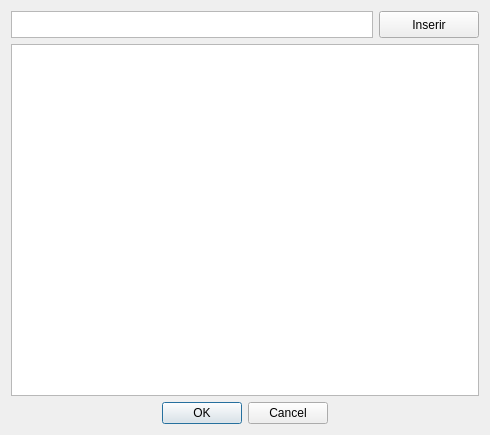
<?xml version="1.0" encoding="UTF-8"?>
<ui version="4.0">
 <class>tela_contribuicao</class>
 <widget class="QDialog" name="tela_contribuicao">
  <property name="geometry">
   <rect>
    <x>0</x>
    <y>0</y>
    <width>488</width>
    <height>435</height>
   </rect>
  </property>
  <property name="windowTitle">
   <string>Dialog</string>
  </property>
  <layout class="QVBoxLayout" name="verticalLayout">
   <item>
    <layout class="QHBoxLayout" name="horizontalLayout">
     <item>
      <widget class="QTextEdit" name="txtValor">
       <property name="sizePolicy">
        <sizepolicy hsizetype="Minimum" vsizetype="Minimum">
         <horstretch>0</horstretch>
         <verstretch>27</verstretch>
        </sizepolicy>
       </property>
       <property name="minimumSize">
        <size>
         <width>362</width>
         <height>27</height>
        </size>
       </property>
       <property name="verticalScrollBarPolicy">
        <enum>Qt::ScrollBarAlwaysOff</enum>
       </property>
      </widget>
     </item>
     <item>
      <widget class="QPushButton" name="btnAddValor">
       <property name="minimumSize">
        <size>
         <width>100</width>
         <height>27</height>
        </size>
       </property>
       <property name="text">
        <string>Inserir</string>
       </property>
      </widget>
     </item>
    </layout>
   </item>
   <item>
    <widget class="QListView" name="lviLista"/>
   </item>
   <item>
    <widget class="QDialogButtonBox" name="btnConfirmar">
     <property name="layoutDirection">
      <enum>Qt::LeftToRight</enum>
     </property>
     <property name="autoFillBackground">
      <bool>false</bool>
     </property>
     <property name="orientation">
      <enum>Qt::Horizontal</enum>
     </property>
     <property name="standardButtons">
      <set>QDialogButtonBox::Cancel|QDialogButtonBox::Ok</set>
     </property>
     <property name="centerButtons">
      <bool>true</bool>
     </property>
    </widget>
   </item>
  </layout>
 </widget>
 <resources/>
 <connections/>
</ui>
